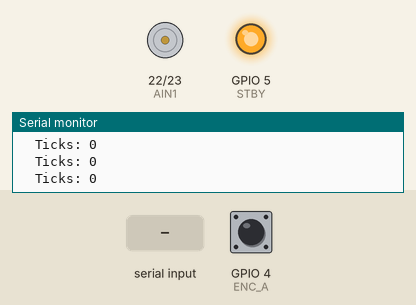
Simulated run of this sketch. Board: ESP32. On the bench: motor-driver pin pairs drawn as motors (green arrow = first pin HIGH = forward, orange = second pin HIGH = backward, longer = more drive, scaled by the enable pin, stopped while the standby pin is LOW), output pins drawn as LEDs (lit = HIGH), the last lines printed to the serial monitor. Inputs (shaded band) come from the test bench; at power-on: GPIO 4 (ENC_A) HIGH.

Above: at 1.7 s.
1.8 s: "f\n" received over Serial
At 2.6 s:
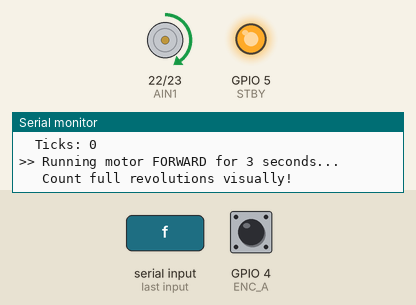
4.8 s: "b\n" received over Serial
At 5.2 s:
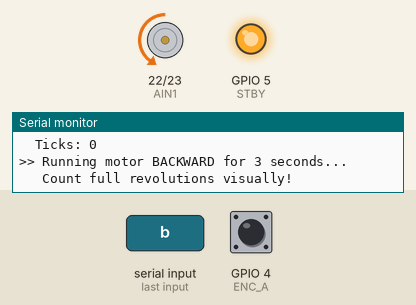
Timing chart, 0 to 9.3 s (numbered marks = the images above; inputs shaded):
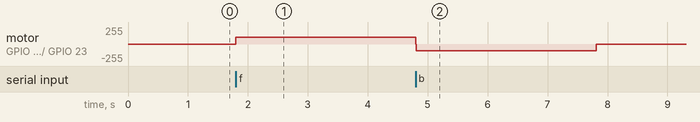

Measured:
- after the input at 1.8 s, motor on GPIO 22 (AIN1) / GPIO 23 (AIN2): stopped → forward 100/255 at once

The sketch:

get_ppr.ino
```cpp
/*
 * ===============================================
 *  GET ENCODER PPR (Pulses Per Revolution)
 * ===============================================
 *  Board:  ESP32-WROOM-DA (battery powered)
 *  Driver: TB6612FNG
 *  Motor:  1x N20 encoder motor (left motor)
 *
 *  How to use:
 *    1. Upload this sketch, open Serial Monitor (115200)
 *    2. Ticks print live every 500ms
 *    3. Send 'r' to reset counter
 *    4. Rotate the wheel exactly 1 full revolution BY HAND
 *    5. Read the tick count → that's your PPR
 *    6. Or send 'f' to run motor 3 sec, count revolutions
 *       visually, then PPR = ticks / revolutions
 * ===============================================
 */

#include <Arduino.h>

// =============================================
//  PIN DEFINITIONS (from test_90_degrees)
// =============================================
// TB6612FNG Motor A (Left)
const int PWMA = 21;
const int AIN1 = 22;
const int AIN2 = 23;

// Motor driver standby
const int STBY = 5;

// Left encoder
const int ENC_A = 4;  // Channel A
const int ENC_B = 27; // Channel B
// =============================================

// Encoder counter
volatile long ticks = 0;

// ESP32 uses IRAM_ATTR for ISRs
void IRAM_ATTR encoderISR() { ticks++; }

void setup() {
  Serial.begin(115200);
  delay(500);

  // Motor driver pins
  pinMode(AIN1, OUTPUT);
  pinMode(AIN2, OUTPUT);
  pinMode(PWMA, OUTPUT);
  pinMode(STBY, OUTPUT);
  digitalWrite(AIN1, LOW);
  digitalWrite(AIN2, LOW);
  digitalWrite(STBY, HIGH); // Enable motor driver
  analogWrite(PWMA, 0);

  // Encoder pins
  pinMode(ENC_A, INPUT_PULLUP);
  pinMode(ENC_B, INPUT_PULLUP);
  attachInterrupt(digitalPinToInterrupt(ENC_A), encoderISR, RISING);

  Serial.println("========================================");
  Serial.println("  ENCODER PPR — ESP32 + TB6612FNG");
  Serial.println("========================================");
  Serial.println("  Motor A: PWMA=21 AIN1=22 AIN2=23");
  Serial.println("  Encoder: A=4  B=27");
  Serial.println("  STBY=5");
  Serial.println("========================================");
  Serial.println("Commands:");
  Serial.println("  r = Reset counter to 0");
  Serial.println("  p = Print tick count");
  Serial.println("  f = Run motor FORWARD 3 sec");
  Serial.println("  b = Run motor BACKWARD 3 sec");
  Serial.println("========================================");
  Serial.println("Or just rotate the wheel 1 turn by hand");
  Serial.println("and read the tick count = PPR");
  Serial.println("========================================\n");
}

void stopMotor() {
  digitalWrite(AIN1, LOW);
  digitalWrite(AIN2, LOW);
  analogWrite(PWMA, 0);
}

void runMotor(bool forward, int pwm, int durationMs) {
  ticks = 0;
  if (forward) {
    digitalWrite(AIN1, HIGH);
    digitalWrite(AIN2, LOW);
  } else {
    digitalWrite(AIN1, LOW);
    digitalWrite(AIN2, HIGH);
  }
  analogWrite(PWMA, pwm);
  delay(durationMs);
  stopMotor();
}

unsigned long lastPrint = 0;

void loop() {
  // Live tick display every 500ms
  if (millis() - lastPrint > 500) {
    Serial.print("  Ticks: ");
    Serial.println(ticks);
    lastPrint = millis();
  }

  if (Serial.available()) {
    char cmd = Serial.read();
    switch (cmd) {
    case 'r':
      ticks = 0;
      Serial.println("\n>> Counter RESET to 0\n");
      break;

    case 'p':
      Serial.print("\n>> Ticks = ");
      Serial.print(ticks);
      Serial.println("\n");
      break;

    case 'f':
      Serial.println("\n>> Running motor FORWARD for 3 seconds...");
      Serial.println("   Count full revolutions visually!");
      runMotor(true, 100, 3000);
      Serial.print(">> Done. Ticks = ");
      Serial.println(ticks);
      Serial.println("   PPR = ticks / revolutions_you_counted\n");
      break;

    case 'b':
      Serial.println("\n>> Running motor BACKWARD for 3 seconds...");
      Serial.println("   Count full revolutions visually!");
      runMotor(false, 100, 3000);
      Serial.print(">> Done. Ticks = ");
      Serial.println(ticks);
      Serial.println("   PPR = ticks / revolutions_you_counted\n");
      break;
    }
  }
}
```
